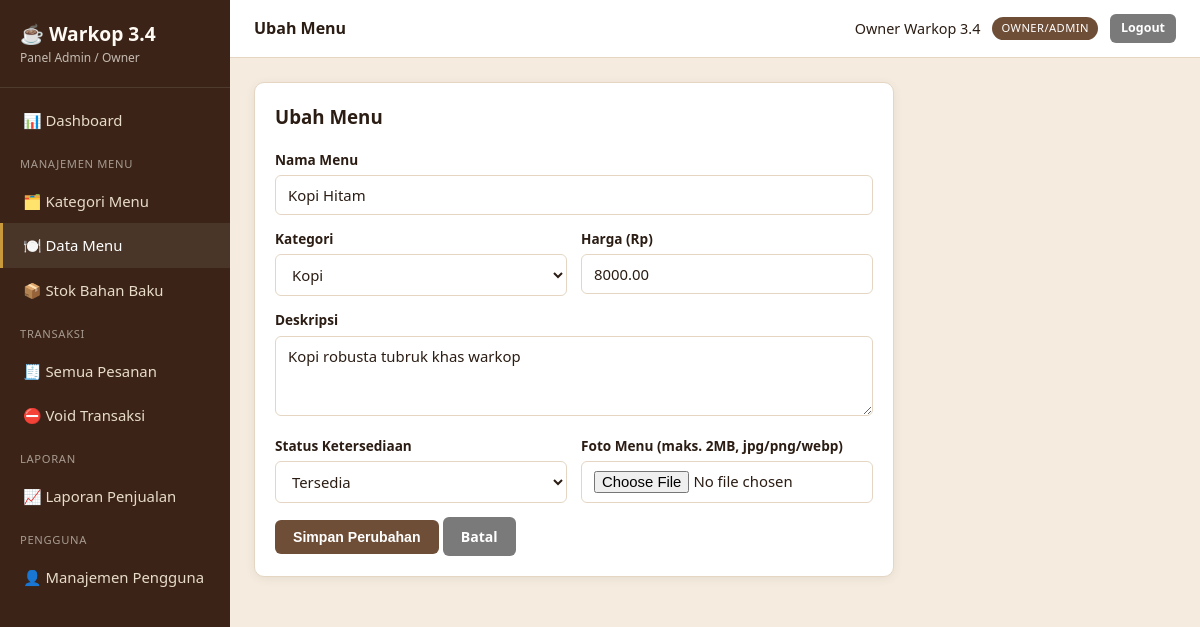
Page /admin/menu_form.php?id=1 (signed in) on the committed database.
### tables this page shows
CREATE TABLE menu (
    id INT AUTO_INCREMENT PRIMARY KEY,
    kategori_id INT NOT NULL,
    nama_menu VARCHAR(100) NOT NULL,
    deskripsi TEXT,
    harga DECIMAL(12,2) NOT NULL DEFAULT 0,
    foto VARCHAR(255) DEFAULT NULL,            
    status_ketersediaan ENUM('tersedia','habis') NOT NULL DEFAULT 'tersedia',
    is_active TINYINT(1) NOT NULL DEFAULT 1,   
    created_at DATETIME DEFAULT CURRENT_TIMESTAMP,
    updated_at DATETIME DEFAULT CURRENT_TIMESTAMP ON UPDATE CURRENT_TIMESTAMP,
    CONSTRAINT fk_menu_kategori FOREIGN KEY (kategori_id) REFERENCES kategori_menu(id)
        ON UPDATE CASCADE ON DELETE RESTRICT
);

CREATE TABLE kategori_menu (
    id INT AUTO_INCREMENT PRIMARY KEY,
    nama_kategori VARCHAR(50) NOT NULL,
    created_at DATETIME DEFAULT CURRENT_TIMESTAMP
);

### includes/functions.php (called while the page is built, shortened)
<?php
function e(?string $string): string
{
    return htmlspecialchars((string)$string, ENT_QUOTES, 'UTF-8');
}

### admin/menu_form.php (the view, shortened to what this page needs)
<?php
$db = getDB();
$id = $_GET['id'] ?? null;
$menu = null;
if ($id) {
    $stmt = $db->prepare('SELECT * FROM menu WHERE id=?');
    $stmt->execute([$id]);
    $menu = $stmt->fetch();
}
$kategoriList = $db->query('SELECT * FROM kategori_menu ORDER BY nama_kategori')->fetchAll();
require __DIR__ . '/../includes/layout_admin_top.php';
?>
<div class="card" style="max-width:640px">
  <h3><?= $menu ? 'Ubah Menu' : 'Tambah Menu Baru' ?></h3>
  <form method="post" action="" enctype="multipart/form-data">
    <div class="form-group">
      <label>Nama Menu</label>
      <input type="text" name="nama_menu" required value="<?= e($menu['nama_menu'] ?? ($_POST['nama_menu'] ?? '')) ?>">
    </div>
    <div class="form-row">
      <div class="form-group">
        <label>Kategori</label>
        <select name="kategori_id" required>
          <?php foreach ($kategoriList as $k): ?>
            <option value="<?= $k['id'] ?>" <?= (($menu['kategori_id'] ?? $_POST['kategori_id'] ?? '') == $k['id']) ? 'selected' : '' ?>><?= e($k['nama_kategori']) ?></option>
          <?php endforeach; ?>
        </select>
      </div>
      <div class="form-group">
        <label>Harga (Rp)</label>
        <input type="number" step="1" min="0" name="harga" required value="<?= e($menu['harga'] ?? ($_POST['harga'] ?? '')) ?>">
      </div>
    </div>
    <div class="form-group">
      <label>Deskripsi</label>
      <textarea name="deskripsi"><?= e($menu['deskripsi'] ?? ($_POST['deskripsi'] ?? '')) ?></textarea>
    </div>
    <div class="form-row">
      <div class="form-group">
        <label>Status Ketersediaan</label>
        <select name="status_ketersediaan">
          <option value="tersedia" <?= (($menu['status_ketersediaan'] ?? '') === 'tersedia') ? 'selected' : '' ?>>Tersedia</option>
        </select>
      </div>
      <div class="form-group">
        <label>Foto Menu (maks. 2MB, jpg/png/webp)</label>
        <input type="file" name="foto" accept=".jpg,.jpeg,.png,.webp">
      </div>
    </div>
    <button type="submit" class="btn"><?= $menu ? 'Simpan Perubahan' : 'Tambah Menu' ?></button>
    <a href="<?= BASE_URL ?>/admin/menu.php" class="btn btn-secondary">Batal</a>
  </form>
</div>
<?php require __DIR__ . '/../includes/layout_admin_bottom.php'; ?>

### assets/css/style.css (style rules this page uses)
:root { --coffee-dark: #3b2417; --coffee: #6f4e37; --coffee-light: #a9744f; --cream: #f5ecdf; --cream-2: #fffaf3; --gold: #c99a3c; --success: #2e7d32; --danger: #c62828; --warning: #b8860b; --info: #1565c0; --text: #2b1d14; --border: #e4d6c3; --radius: 10px; --shadow: 0 2px 10px rgba(59,36,23,0.08); }
* { box-sizing: border-box; }
body { margin: 0; font-family: 'Segoe UI', Roboto, Arial, sans-serif; background: var(--cream); color: var(--text); line-height: 1.5; }
a { color: var(--coffee); text-decoration: none; }
.card { background: #fff; border: 1px solid var(--border); border-radius: var(--radius); box-shadow: var(--shadow); padding: 20px; margin-bottom: 20px; }
.card h3, .card h2 { margin-top: 0; }
label { display:block; font-size: .85rem; font-weight: 600; margin-bottom: 5px; }
input[type=text], input[type=password], input[type=number], input[type=search], input[type=date], input[type=file], input[type=tel], select, textarea { width: 100%; padding: 9px 12px; border: 1px solid var(--border); border-radius: 6px; font-size: .93rem; background: #fff; color: var(--text); font-family: inherit; }
textarea { resize: vertical; min-height: 80px; }
.form-group { margin-bottom: 14px; }
.form-row { display:flex; gap: 14px; flex-wrap: wrap; }
.form-row > .form-group { flex: 1; min-width: 180px; }
.btn { display: inline-block; padding: 9px 18px; border-radius: 6px; border: none; cursor: pointer; font-size: .88rem; font-weight: 600; text-decoration: none; background: var(--coffee); color: #fff; }
.btn-secondary { background: #7a7a7a; }

### rows in the picture
menu: nama_menu "Kopi Hitam", kategori_id "Kopi", harga "8000.00", deskripsi "Kopi robusta tubruk khas warkop", status_ketersediaan "Tersedia"

### other values in the picture
$pageTitle "Ubah Menu"
$user['nama'] "Owner Warkop 3.4"
